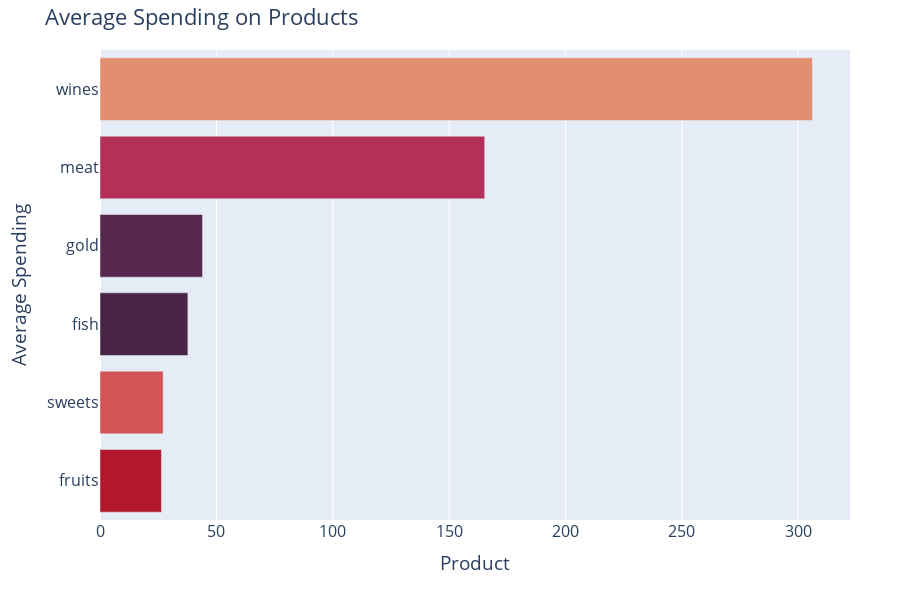

This figure's notebook cell:
### Code cell
import pandas as pd
import plotly.express as px

# Assuming you have the product data in a DataFrame called 'customer'
products = df[['wines', 'fruits', 'meat', 'fish', 'sweets', 'gold']]
product_means = products.mean(axis=0).sort_values(ascending=False)
product_means_df = pd.DataFrame(list(product_means.items()), columns=['Product', 'Average Spending'])

fig = px.bar(product_means_df,
             x='Average Spending',
             y='Product',
             title='Average Spending on Products',
             orientation='h',
             color='Product',
             labels={'Product': 'Product', 'Average Spending': 'Average Spending'},
             color_discrete_sequence=['#e28f71', '#b43058', '#57274e', '#472345', '#d35454', '#b2182b'])  # Custom colors

# Customize the layout
fig.update_layout(
    autosize=False,
    width=900,
    height=600,
    xaxis=dict(title=dict(text='Product')),
    yaxis=dict(title=dict(text='Average Spending')),
    showlegend=False,
    font=dict(size=16),
    margin=dict(l=100, r=50, b=80, t=50),  # Adjust margins as needed
)

# Show the plot
fig.show()

### Figure 1 — Plotly figure (JSON) as saved in the notebook; plotly's stock layout.template omitted (floating-point values rounded to 4 significant figures)
{"data": [{"alignmentgroup": "True", "hovertemplate": "Product=%{y}<br>Average Spending=%{x}<extra></extra>", "legendgroup": "wines", "marker": {"color": "#e28f71", "pattern": {"shape": ""}}, "name": "wines", "offsetgroup": "wines", "orientation": "h", "showlegend": true, "textposition": "auto", "type": "bar", "x": [306.2], "xaxis": "x", "y": ["wines"], "yaxis": "y"}, {"alignmentgroup": "True", "hovertemplate": "Product=%{y}<br>Average Spending=%{x}<extra></extra>", "legendgroup": "meat", "marker": {"color": "#b43058", "pattern": {"shape": ""}}, "name": "meat", "offsetgroup": "meat", "orientation": "h", "showlegend": true, "textposition": "auto", "type": "bar", "x": [165.3], "xaxis": "x", "y": ["meat"], "yaxis": "y"}, {"alignmentgroup": "True", "hovertemplate": "Product=%{y}<br>Average Spending=%{x}<extra></extra>", "legendgroup": "gold", "marker": {"color": "#57274e", "pattern": {"shape": ""}}, "name": "gold", "offsetgroup": "gold", "orientation": "h", "showlegend": true, "textposition": "auto", "type": "bar", "x": [44.06], "xaxis": "x", "y": ["gold"], "yaxis": "y"}, {"alignmentgroup": "True", "hovertemplate": "Product=%{y}<br>Average Spending=%{x}<extra></extra>", "legendgroup": "fish", "marker": {"color": "#472345", "pattern": {"shape": ""}}, "name": "fish", "offsetgroup": "fish", "orientation": "h", "showlegend": true, "textposition": "auto", "type": "bar", "x": [37.76], "xaxis": "x", "y": ["fish"], "yaxis": "y"}, {"alignmentgroup": "True", "hovertemplate": "Product=%{y}<br>Average Spending=%{x}<extra></extra>", "legendgroup": "sweets", "marker": {"color": "#d35454", "pattern": {"shape": ""}}, "name": "sweets", "offsetgroup": "sweets", "orientation": "h", "showlegend": true, "textposition": "auto", "type": "bar", "x": [27.13], "xaxis": "x", "y": ["sweets"], "yaxis": "y"}, {"alignmentgroup": "True", "hovertemplate": "Product=%{y}<br>Average Spending=%{x}<extra></extra>", "legendgroup": "fruits", "marker": {"color": "#b2182b", "pattern": {"shape": ""}}, "name": "fruits", "offsetgroup": "fruits", "orientation": "h", "showlegend": true, "textposition": "auto", "type": "bar", "x": [26.4], "xaxis": "x", "y": ["fruits"], "yaxis": "y"}], "layout": {"autosize": false, "barmode": "relative", "font": {"size": 16}, "height": 600, "legend": {"title": {"text": "Product"}, "tracegroupgap": 0}, "margin": {"b": 80, "l": 100, "r": 50, "t": 50}, "showlegend": false, "title": {"text": "Average Spending on Products"}, "width": 900, "xaxis": {"anchor": "y", "domain": [0, 1], "title": {"text": "Product"}}, "yaxis": {"anchor": "x", "categoryarray": ["fruits", "sweets", "fish", "gold", "meat", "wines"], "categoryorder": "array", "domain": [0, 1], "title": {"text": "Average Spending"}}}}
